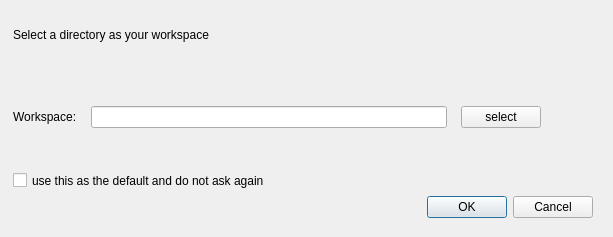
<?xml version="1.0" encoding="UTF-8"?>
<ui version="4.0">
 <class>selectWorkspace</class>
 <widget class="QDialog" name="selectWorkspace">
  <property name="geometry">
   <rect>
    <x>0</x>
    <y>0</y>
    <width>613</width>
    <height>237</height>
   </rect>
  </property>
  <property name="windowTitle">
   <string>Eve IDE</string>
  </property>
  <property name="autoFillBackground">
   <bool>false</bool>
  </property>
  <widget class="QCheckBox" name="checkBo">
   <property name="geometry">
    <rect>
     <x>13</x>
     <y>169</y>
     <width>317</width>
     <height>23</height>
    </rect>
   </property>
   <property name="styleSheet">
    <string notr="true">font: 8pt &quot;Corbel&quot;;
</string>
   </property>
   <property name="text">
    <string>use this as the default and do not ask again</string>
   </property>
  </widget>
  <widget class="QDialogButtonBox" name="buttonBox">
   <property name="geometry">
    <rect>
     <x>360</x>
     <y>190</y>
     <width>233</width>
     <height>34</height>
    </rect>
   </property>
   <property name="orientation">
    <enum>Qt::Horizontal</enum>
   </property>
   <property name="standardButtons">
    <set>QDialogButtonBox::Cancel|QDialogButtonBox::Ok</set>
   </property>
  </widget>
  <widget class="QLabel" name="label">
   <property name="enabled">
    <bool>true</bool>
   </property>
   <property name="geometry">
    <rect>
     <x>13</x>
     <y>13</y>
     <width>402</width>
     <height>44</height>
    </rect>
   </property>
   <property name="maximumSize">
    <size>
     <width>16777215</width>
     <height>16777214</height>
    </size>
   </property>
   <property name="styleSheet">
    <string notr="true">font: 18pt &quot;Agency FB&quot;;
</string>
   </property>
   <property name="text">
    <string>Select a directory as your workspace</string>
   </property>
  </widget>
  <widget class="QWidget" name="layoutWidget">
   <property name="geometry">
    <rect>
     <x>0</x>
     <y>80</y>
     <width>571</width>
     <height>61</height>
    </rect>
   </property>
   <layout class="QHBoxLayout" name="horizontalLayout">
    <property name="spacing">
     <number>14</number>
    </property>
    <property name="leftMargin">
     <number>13</number>
    </property>
    <property name="topMargin">
     <number>20</number>
    </property>
    <property name="rightMargin">
     <number>30</number>
    </property>
    <property name="bottomMargin">
     <number>7</number>
    </property>
    <item>
     <widget class="QLabel" name="label_2">
      <property name="styleSheet">
       <string notr="true">font: 11pt &quot;Arial Rounded MT Bold&quot;;</string>
      </property>
      <property name="text">
       <string>Workspace:</string>
      </property>
     </widget>
    </item>
    <item>
     <widget class="QLineEdit" name="lineEdit"/>
    </item>
    <item>
     <widget class="QPushButton" name="select_directory">
      <property name="text">
       <string>select</string>
      </property>
     </widget>
    </item>
   </layout>
  </widget>
 </widget>
 <resources>
  <include location="icos/icons.qrc"/>
 </resources>
 <connections>
  <connection>
   <sender>buttonBox</sender>
   <signal>accepted()</signal>
   <receiver>selectWorkspace</receiver>
   <slot>accept()</slot>
   <hints>
    <hint type="sourcelabel">
     <x>381</x>
     <y>220</y>
    </hint>
    <hint type="destinationlabel">
     <x>381</x>
     <y>125</y>
    </hint>
   </hints>
  </connection>
  <connection>
   <sender>buttonBox</sender>
   <signal>rejected()</signal>
   <receiver>selectWorkspace</receiver>
   <slot>close()</slot>
   <hints>
    <hint type="sourcelabel">
     <x>381</x>
     <y>220</y>
    </hint>
    <hint type="destinationlabel">
     <x>381</x>
     <y>125</y>
    </hint>
   </hints>
  </connection>
  <connection>
   <sender>checkBo</sender>
   <signal>toggled(bool)</signal>
   <receiver>selectWorkspace</receiver>
   <slot>hide()</slot>
   <hints>
    <hint type="sourcelabel">
     <x>381</x>
     <y>183</y>
    </hint>
    <hint type="destinationlabel">
     <x>381</x>
     <y>125</y>
    </hint>
   </hints>
  </connection>
  <connection>
   <sender>select_directory</sender>
   <signal>clicked()</signal>
   <receiver>selectWorkspace</receiver>
   <slot>open()</slot>
   <hints>
    <hint type="sourcelabel">
     <x>692</x>
     <y>127</y>
    </hint>
    <hint type="destinationlabel">
     <x>381</x>
     <y>125</y>
    </hint>
   </hints>
  </connection>
 </connections>
</ui>
